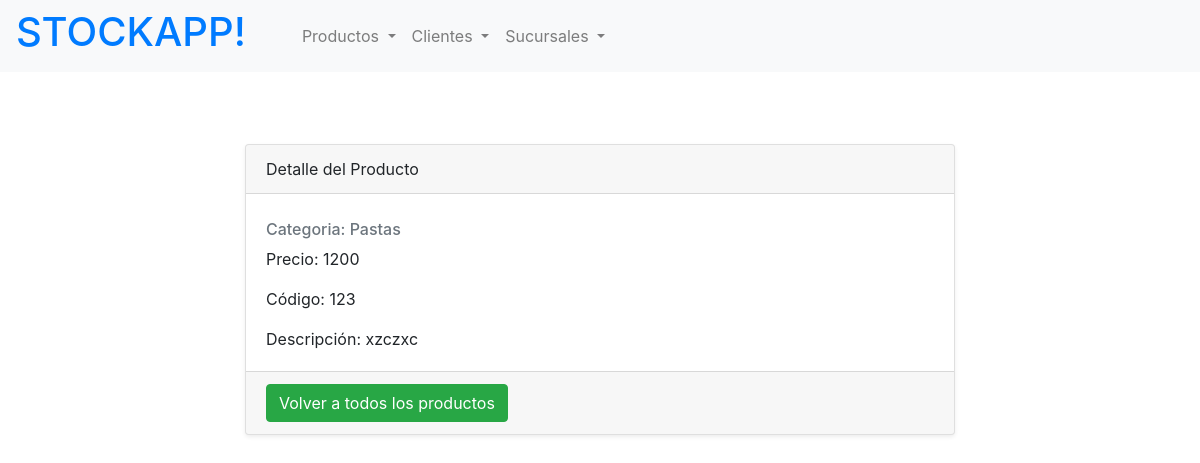
Page /stocks/producto/detail/2 on the earlier database version.
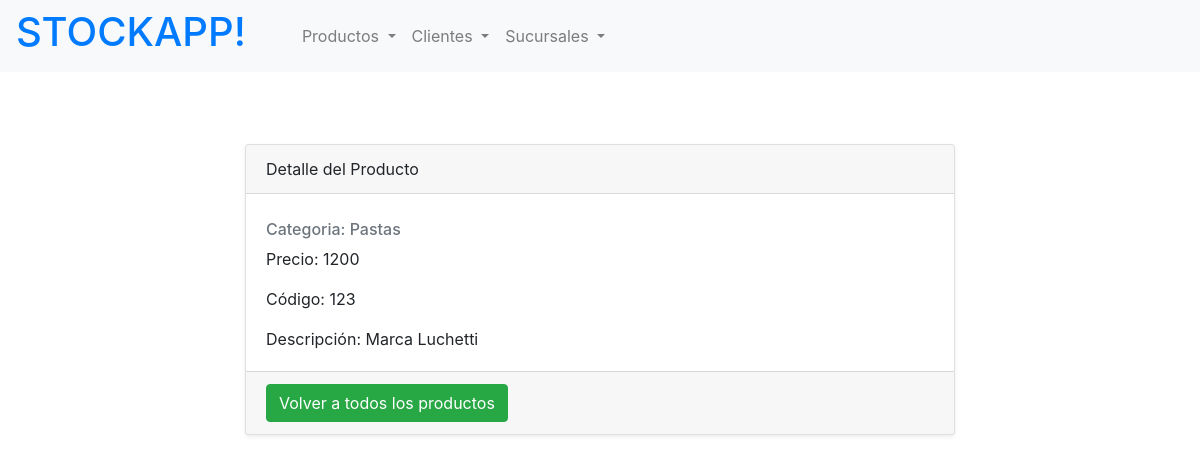
Same page on the later database version.
### stocks/models.py (models this page shows, shortened)
class Producto(models.Model):
    nombre_de_producto = models.CharField(max_length=20)
    categoria = models.CharField(max_length=20)
    precio = models.CharField(max_length=20)
    codigo = models.CharField(max_length=20)
    descripcion = models.TextField(blank=True, null=True)

### stocks/views.py (the view)
# urls.py: path("producto/detail/<producto_id>", detail_product_view, name="product-detail"),
def detail_product_view(request, producto_id):
    producto = Producto.objects.get(id=producto_id)
    contexto_dict = {"producto": producto}
    return render(request, "stocks/productos/detail.html", contexto_dict)

### stocks/templates/stocks/productos/detail.html (shortened to what this page needs)
{% extends 'stocks/base.html' %}
{% block content %}
<section class="py-5">
    <div class="container">
        <div class="row">
            <div class="col-lg-8 mx-auto">
                <div class="card shadow-sm">
                    <div class="card-header">
                        Detalle del Producto
                    </div>
                    <div class="card-body">
                        <h6 class="card-subtitle mb-2 text-muted">Categoria: {{ producto.categoria }}</h6>
                        <p class="card-text">Precio: {{ producto.precio  }}</p>
                        <p class="card-text">Código: {{ producto.codigo }}</p>
                        <p class="card-text">Descripción: {{ producto.descripcion }}</p>
                    </div>
                    <div class="card-footer">
                        <a href="{% url 'product-list' %}" class="btn btn-success">Volver a todos los productos</a>
                    </div>
                </div>
            </div>
        </div>
    </div>
</section>
{% endblock %}

Differences in the rows shown:
changed Producto "Pastas": descripcion "xzczxc" → "Marca Luchetti"
